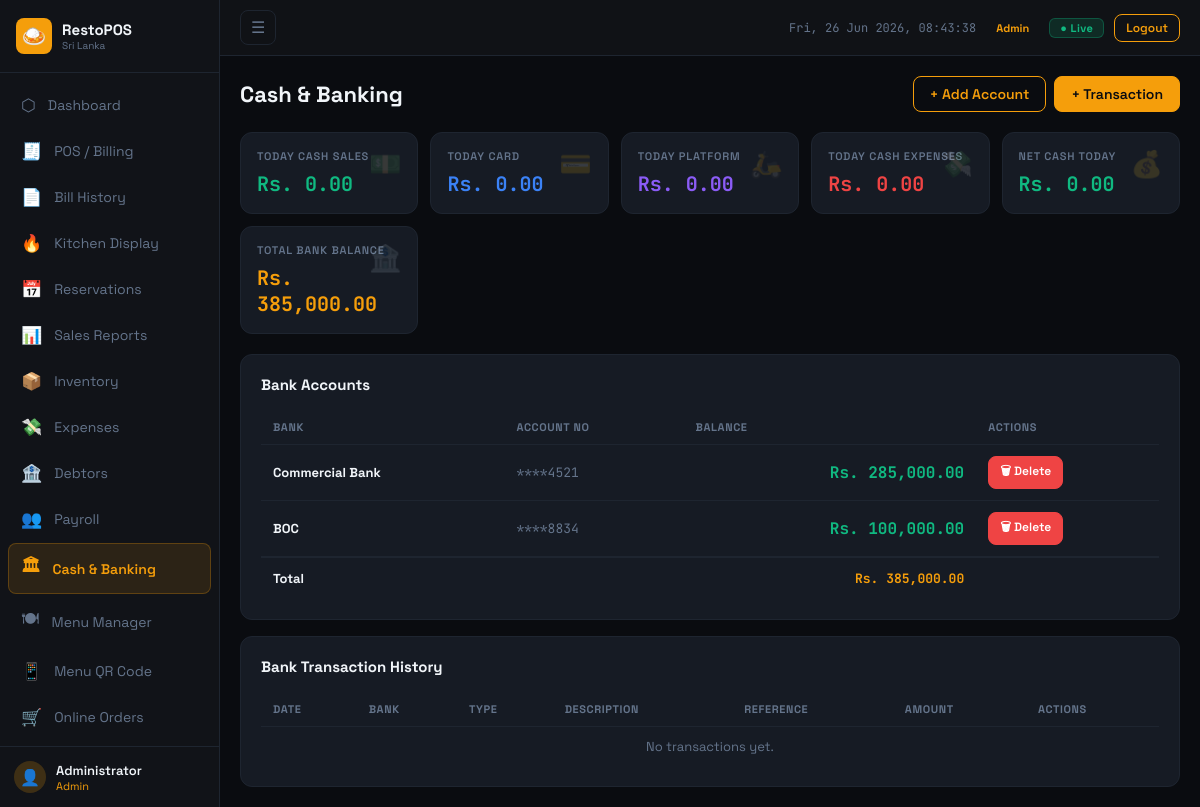
/modules/banking.php (signed in), run on an earlier commit of the app's database.
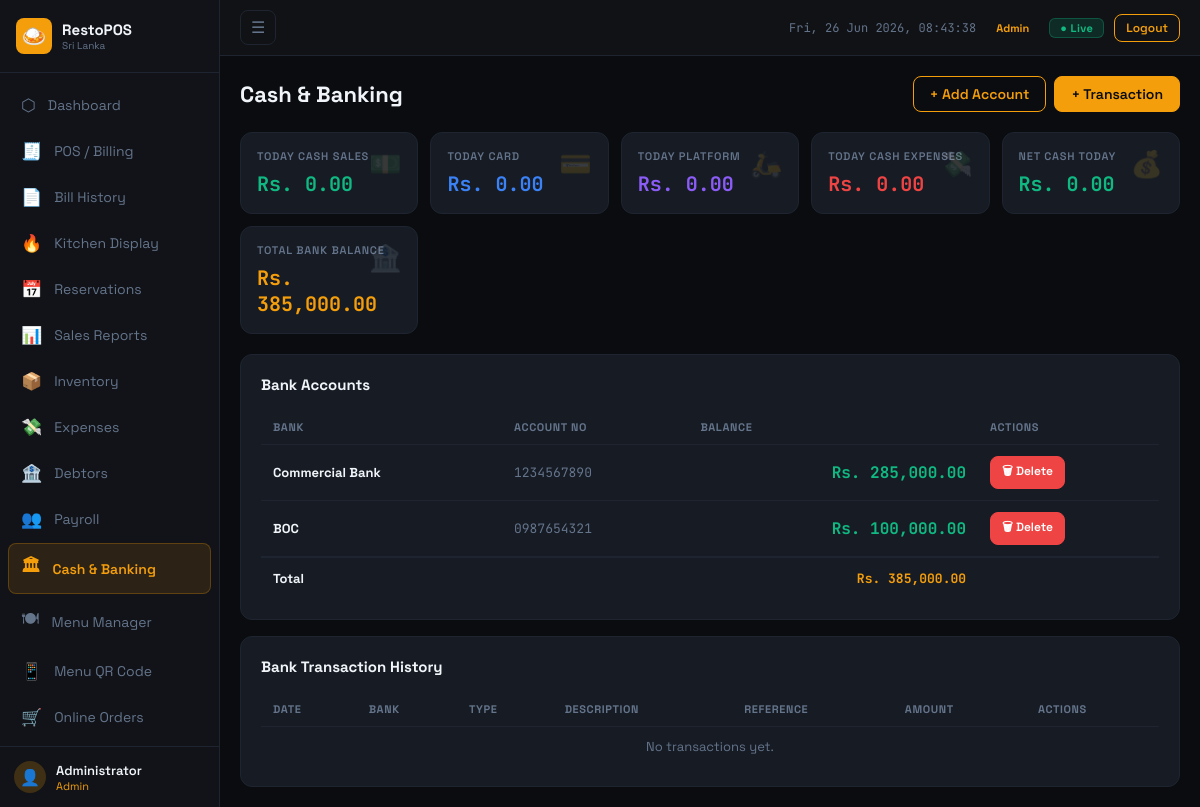
And on a later commit of the database.
### tables this page shows
CREATE TABLE bank_accounts (
    id INT AUTO_INCREMENT PRIMARY KEY,
    bank_name VARCHAR(100) NOT NULL,
    account_no VARCHAR(50),
    account_name VARCHAR(150),
    balance DECIMAL(12,2) DEFAULT 0,
    active TINYINT(1) DEFAULT 1,
    created_at TIMESTAMP DEFAULT CURRENT_TIMESTAMP
);

### includes/config.php (called while the page is built, shortened)
<?php
function fmt(float $n): string {
    return CURRENCY . ' ' . number_format($n, 2);
}

### modules/banking.php (the view, shortened to what this page needs)
<?php
require_once '../includes/config.php';
$db = getDB();
$accounts = $db->query("SELECT * FROM bank_accounts WHERE active=1")->fetchAll();
$txns     = $db->query("SELECT bt.*, ba.bank_name FROM bank_transactions bt JOIN bank_accounts ba ON bt.account_id=ba.id ORDER BY bt.txn_date DESC, bt.id DESC LIMIT 100")->fetchAll();
$totalBank = array_sum(array_column($accounts,'balance'));
$today = date('Y-m-d');
$todayCashSales = $db->prepare("SELECT COALESCE(SUM(total),0) as t FROM bills WHERE DATE(created_at)=? AND status='settled' AND payment_method='Cash'");
$todayCashSales->execute([$today]); $todayCashSales = $todayCashSales->fetch()['t'];
$todayCashExp = $db->prepare("SELECT COALESCE(SUM(amount),0) as t FROM expenses WHERE expense_date=? AND payment_method='Cash'");
$todayCashExp->execute([$today]); $todayCashExp = $todayCashExp->fetch()['t'];
$todayCard = $db->prepare("SELECT COALESCE(SUM(total),0) as t FROM bills WHERE DATE(created_at)=? AND status='settled' AND payment_method='Card'");
$todayCard->execute([$today]); $todayCard = $todayCard->fetch()['t'];
$todayPlat = $db->prepare("SELECT COALESCE(SUM(total),0) as t FROM bills WHERE DATE(created_at)=? AND status='settled' AND payment_method IN('Uber Eats','PickMe')");
$todayPlat->execute([$today]); $todayPlat = $todayPlat->fetch()['t'];
include '../includes/header.php';
?>
<div class="page-header">
  <div class="page-title">Cash & Banking</div>
  <div style="display:flex;gap:8px">
    <button class="btn btn-outline" onclick="openModal('modalAddAccount')">+ Add Account</button>
    <button class="btn" onclick="openModal('modalBankTxn')">+ Transaction</button>
  </div>
</div>
<div class="stats-grid mb-20">
  <div class="stat-card"><span class="stat-icon">💵</span><div class="stat-label">Today Cash Sales</div><div class="stat-value text-green"><?=fmt($todayCashSales)?></div></div>
  <div class="stat-card"><span class="stat-icon">💳</span><div class="stat-label">Today Card</div><div class="stat-value text-blue"><?=fmt($todayCard)?></div></div>
  <div class="stat-card"><span class="stat-icon">🛵</span><div class="stat-label">Today Platform</div><div class="stat-value" style="color:var(--purple)"><?=fmt($todayPlat)?></div></div>
  <div class="stat-card"><span class="stat-icon">💸</span><div class="stat-label">Today Cash Expenses</div><div class="stat-value text-red"><?=fmt($todayCashExp)?></div></div>
  <div class="stat-card"><span class="stat-icon">💰</span><div class="stat-label">Net Cash Today</div><div class="stat-value <?=($todayCashSales-$todayCashExp)>=0?'text-green':'text-red'?>"><?=fmt(abs($todayCashSales-$todayCashExp))?></div></div>
  <div class="stat-card"><span class="stat-icon">🏦</span><div class="stat-label">Total Bank Balance</div><div class="stat-value text-accent"><?=fmt($totalBank)?></div></div>
</div>
<div class="card mb-16">
  <div class="card-title">Bank Accounts</div>
  <div class="table-wrap">
    <table class="data-table">
      <thead><tr><th>Bank</th><th>Account No</th><th class="text-right">Balance</th><th>Actions</th></tr></thead>
      <tbody>
      <?php foreach ($accounts as $acc): ?>
        <tr>
          <td class="fw-700"><?=htmlspecialchars($acc['bank_name'])?></td>
          <td class="mono text-muted"><?=htmlspecialchars($acc['account_no']??'—')?></td>
          <td class="text-right mono text-green fw-700" style="font-size:16px"><?=fmt($acc['balance'])?></td>
          <td>
            <form method="POST" style="display:inline" onsubmit="return confirm('Delete this bank account and ALL its transactions?')">
              <button class="btn btn-sm btn-red">🗑 Delete</button>
            </form>
          </td>
        </tr>
      <?php endforeach; ?>
      </tbody>
      <tfoot><tr><td colspan="2"><strong>Total</strong></td><td class="text-right mono text-accent"><strong><?=fmt($totalBank)?></strong></td><td></td></tr></tfoot>
    </table>
  </div>
</div>
<div class="card">
  <div class="card-title">Bank Transaction History</div>
  <div class="table-wrap">
    <table class="data-table">
      <thead><tr><th>Date</th><th>Bank</th><th>Type</th><th>Description</th><th>Reference</th><th class="text-right">Amount</th><th>Actions</th></tr></thead>
      <tbody>
      <?php if (empty($txns)): ?><tr><td colspan="7" class="text-center text-muted">No transactions yet.</td></tr><?php endif; ?>
      </tbody>
    </table>
  </div>
</div>
<?php include '../includes/footer.php'; ?>

What changed in the data, as far as the page shows it:
changed bank_accounts "Rs. 285,000.00": account_no "****4521" → "1234567890"
changed bank_accounts "Rs. 100,000.00": account_no "****8834" → "0987654321"
